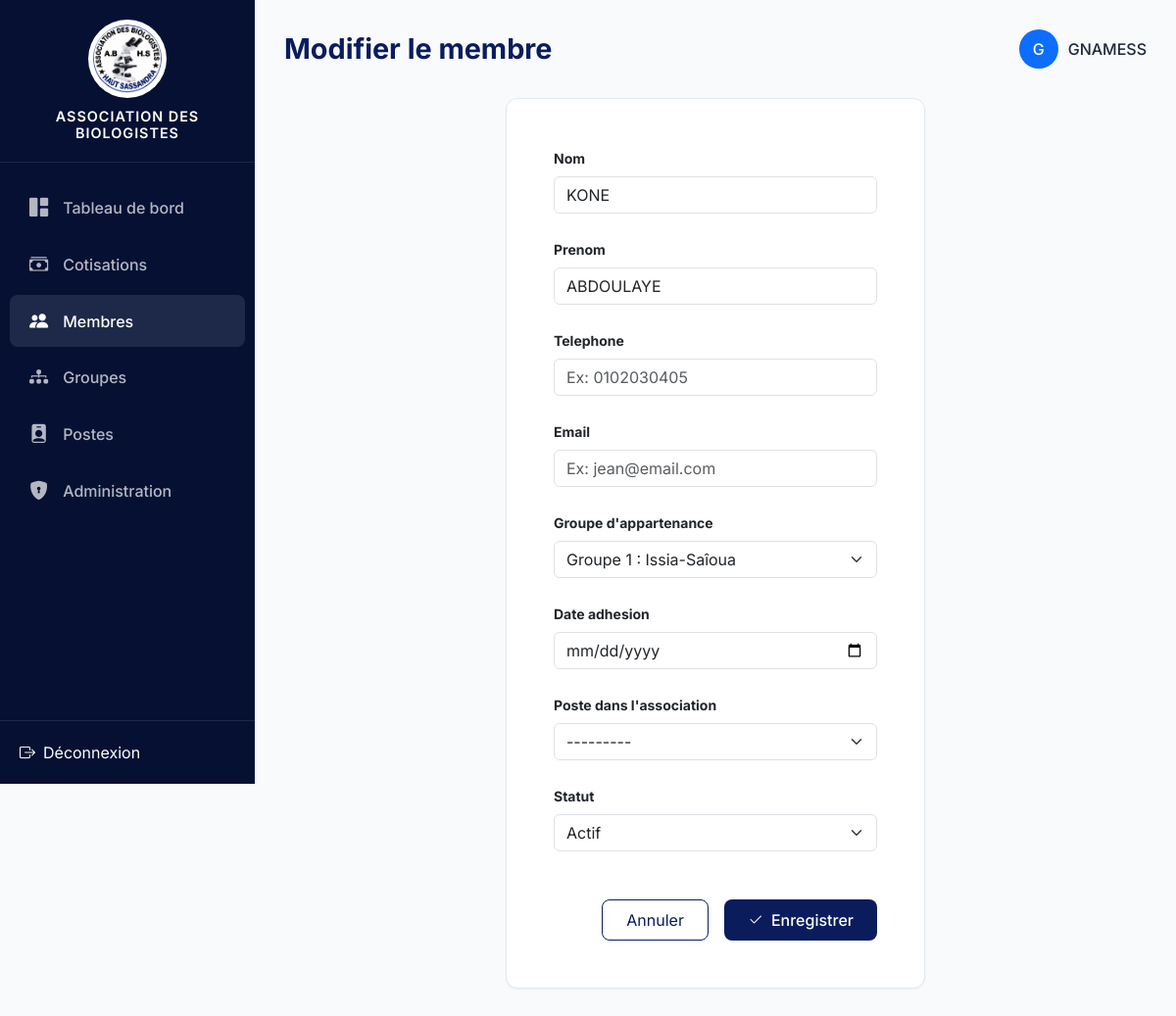
Screenshot of /membres/1/modifier/ (signed in) with the database file from the repository.
### membres/models.py (models this page shows, shortened)
class Membre(models.Model):
    STATUT_CHOICES = [
        ('actif', 'Actif'),
        ('inactif', 'Inactif'),
        ('suspendu', 'Suspendu'),
    ]
    nom = models.CharField(max_length=100)
    prenom = models.CharField(max_length=100)
    telephone = models.CharField(max_length=20, blank=True)
    email = models.EmailField(blank=True)
    date_adhesion = models.DateField(default=timezone.now)
    poste = models.ForeignKey(
        Poste,
        on_delete=models.SET_NULL,
        null=True,
        blank=True,
        related_name='membres',
        verbose_name="Poste dans l'association"
    )
    groupe = models.ForeignKey(
        Groupe,
        on_delete=models.SET_NULL,
        null=True,
        blank=True,
        related_name='membres',
        verbose_name="Groupe d'appartenance"
    )
    statut = models.CharField(
        max_length=20,
        choices=STATUT_CHOICES,
        default='actif'
    )
    class Meta:
        ordering = ['nom', 'prenom']
        verbose_name = "Membre"
        verbose_name_plural = "Membres"

### membres/views.py (the view)
# urls.py: path('<int:pk>/modifier/', views.modifier_membre, name='modifier_membre'),
@login_required
def modifier_membre(request, pk):
    membre = get_object_or_404(Membre, pk=pk)
    if request.method == 'POST':
        form = MembreForm(request.POST, instance=membre)
        if form.is_valid():
            form.save()
            messages.success(request, "Membre modifié avec succès.")
            return redirect('liste_membres')
    else:
        form = MembreForm(instance=membre)
    return render(request, 'membres/form.html', {'form': form, 'titre': 'Modifier le membre'})

### membres/forms.py
class MembreForm(forms.ModelForm):
    class Meta:
        model = Membre
        fields = ['nom', 'prenom', 'telephone', 'email', 'groupe', 'date_adhesion', 'poste', 'statut']
        widgets = {
            'nom': forms.TextInput(attrs={'class': 'form-control', 'placeholder': 'Ex: KOUASSI'}),
            'prenom': forms.TextInput(attrs={'class': 'form-control', 'placeholder': 'Ex: Jean'}),
            'telephone': forms.TextInput(attrs={'class': 'form-control', 'placeholder': 'Ex: 0102030405'}),
            'email': forms.EmailInput(attrs={'class': 'form-control', 'placeholder': 'Ex: jean@email.com'}),
            'date_adhesion': forms.DateInput(attrs={'type': 'date', 'class': 'form-control'}),
            'poste': forms.Select(attrs={'class': 'form-select'}),
            'groupe': forms.Select(attrs={'class': 'form-select'}),
            'statut': forms.Select(attrs={'class': 'form-select'}),
        }

### membres/models.py (called while the page is built)
    def __str__(self):
        return self.nom

    def __str__(self):
        return self.nom

### templates/membres/form.html (shortened to what this page needs)
{% extends 'base.html' %}
{% block page_title %}{{ titre }}{% endblock %}
{% block content %}
<div class="row justify-content-center">
    <div class="col-lg-6">
        <div class="card-custom p-4 p-md-5">
            <form method="post">
                <div class="row g-4">
                    {% for field in form %}
                    <div class="col-12">
                        <label for="{{ field.id_for_label }}" class="form-label fw-bold text-dark small">{{ field.label }}</label>
                        {{ field }}
                    </div>
                    {% endfor %}
                </div>
                <hr class="my-4 border-light">
                <div class="d-flex justify-content-end gap-3">
                    <a href="{% url 'liste_membres' %}" class="btn-outline-custom py-2 px-4">Annuler</a>
                    <button type="submit" class="btn-primary-custom py-2 px-4"><i class="bi bi-check2"></i> Enregistrer</button>
                </div>
            </form>
        </div>
    </div>
</div>
{% endblock %}

### templates/base.html (shortened to what this page needs)
{% load static %}
<!DOCTYPE html>
<html lang="fr">
<head>
    <link href="https://cdn.jsdelivr.net/npm/bootstrap@5.3.0/dist/css/bootstrap.min.css" rel="stylesheet">
    <link href="https://cdn.jsdelivr.net/npm/bootstrap-icons@1.11.0/font/bootstrap-icons.css" rel="stylesheet">
    <link rel="stylesheet" href="{% static 'css/style.css' %}">
</head>
<body>
    <aside class="sidebar" id="sidebar">
        <div class="sidebar-header">
            <img src="{% static 'img/logo.png' %}" alt="Logo A.B H.S">
            <h5>ASSOCIATION DES<br>BIOLOGISTES</h5>
        </div>
        <ul class="sidebar-menu">
            <li><a href="{% url 'dashboard' %}" class="{% if request.resolver_match.url_name == 'dashboard' %}active{% endif %}"><i class="bi bi-grid-1x2-fill"></i> Tableau de bord</a></li>
            <li><a href="{% url 'liste_cotisations' %}" class="{% if 'cotisation' in request.resolver_match.url_name %}active{% endif %}"><i class="bi bi-cash-stack"></i> Cotisations</a></li>
            <li><a href="{% url 'liste_membres' %}" class="{% if 'membre' in request.resolver_match.url_name %}active{% endif %}"><i class="bi bi-people-fill"></i> Membres</a></li>
            <li><a href="{% url 'liste_groupes' %}" class="{% if 'groupe' in request.resolver_match.url_name %}active{% endif %}"><i class="bi bi-diagram-3-fill"></i> Groupes</a></li>
            <li><a href="{% url 'liste_postes' %}" class="{% if 'poste' in request.resolver_match.url_name %}active{% endif %}"><i class="bi bi-person-badge-fill"></i> Postes</a></li>
            {% if user.is_superuser %}
            <li><a href="/admin/"><i class="bi bi-shield-lock-fill"></i> Administration</a></li>
            {% endif %}
        </ul>
        <div class="sidebar-footer">
<form method="post" action="{% url 'logout' %}" class="m-0">
    <button type="submit" class="btn btn-link text-white text-decoration-none d-flex align-items-center gap-2 p-0 border-0">
        <i class="bi bi-box-arrow-right"></i> Déconnexion
    </button>
</form>
        </div>
    </aside>
    <main class="main-content">
        <div class="topbar">
            <div class="d-flex align-items-center gap-3">
                <h1>{% block page_title %}Tableau de bord{% endblock %}</h1>
            </div>
            <div class="user-profile">
                <div class="bg-primary text-white rounded-circle d-flex align-items-center justify-content-center" style="width: 40px; height: 40px;">
                    {{ user.username|first|upper }}
                </div>
                <span class="d-none d-md-block">{{ user.username }}</span>
            </div>
        </div>
        {% block content %}{% endblock %}
    </main>
</body>
</html>

### static/css/style.css (style rules this page uses)
:root { --primary: #0a1c5c; --primary-light: #1e3a8a; --primary-dark: #051033; --accent: #3b82f6; --bg-body: #f8fafc; --bg-card: #ffffff; --text-main: #1e293b; --text-muted: #64748b; --border: #e2e8f0; --success: #10b981; --warning: #f59e0b; --danger: #ef4444; --shadow-sm: 0 1px 2px 0 rgb(0 0 0 / 0.05); --shadow-md: 0 4px 6px -1px rgb(0 0 0 / 0.1), 0 2px 4px -2px rgb(0 0 0 / 0.1); --shadow-lg: 0 10px 15px -3px rgb(0 0 0 / 0.1), 0 4px 6px -4px rgb(0 0 0 / 0.1); --transition: all 0.3s ease; }
body { font-family: 'Inter', sans-serif; background-color: var(--bg-body); color: var(--text-main); margin: 0; display: flex; min-height: 100vh; }
.sidebar { width: 260px; background: var(--primary-dark); color: white; display: flex; flex-direction: column; position: fixed; height: 100vh; transition: var(--transition); z-index: 1000; }
.sidebar-header { padding: 20px; text-align: center; border-bottom: 1px solid rgba(255,255,255,0.1); }
.sidebar-header img { max-width: 80px; border-radius: 50%; background: white; padding: 5px; margin-bottom: 10px; }
.sidebar-header h5 { font-size: 0.9rem; font-weight: 600; margin: 0; letter-spacing: 1px; }
.sidebar-menu { list-style: none; padding: 20px 10px; margin: 0; flex: 1; }
.sidebar-menu li a { display: flex; align-items: center; padding: 12px 20px; color: rgba(255,255,255,0.7); text-decoration: none; border-radius: 8px; margin-bottom: 5px; transition: var(--transition); font-weight: 500; }
.sidebar-menu li a:hover, .sidebar-menu li a.active { background: rgba(255,255,255,0.1); color: white; }
.sidebar-menu li a i { margin-right: 15px; font-size: 1.2rem; }
.sidebar-footer { padding: 20px; border-top: 1px solid rgba(255,255,255,0.1); }
.main-content { flex: 1; margin-left: 260px; padding: 30px; transition: var(--transition); }
.topbar { display: flex; justify-content: space-between; align-items: center; margin-bottom: 30px; }
.topbar h1 { font-size: 1.8rem; font-weight: 700; color: var(--primary); margin: 0; }
.user-profile { display: flex; align-items: center; gap: 10px; font-weight: 500; }
.card-custom { background: var(--bg-card); border-radius: 12px; padding: 24px; box-shadow: var(--shadow-sm); border: 1px solid var(--border); transition: var(--transition); }
.btn-primary-custom { background: var(--primary); color: white; border: none; padding: 10px 20px; border-radius: 8px; font-weight: 500; cursor: pointer; transition: var(--transition); text-decoration: none; display: inline-flex; align-items: center; gap: 8px; }
.btn-outline-custom { background: transparent; color: var(--primary); border: 1px solid var(--primary); padding: 8px 16px; border-radius: 8px; transition: var(--transition); text-decoration: none; }

### rows the page displays
Membre: form "KONE" "ABDOULAYE" "Groupe 1 : Issia-Saîoua" "---------" "Actif"

### other values shown
{{ titre }} "Modifier le membre"
{{ user.username|first|upper }} "G"
{{ user.username }} "GNAMESS"
{{ field.label }} "Nom" "Prenom" "Telephone" "Email" "Groupe d'appartenance" "Date adhesion" "Poste dans l'association" "Statut"
